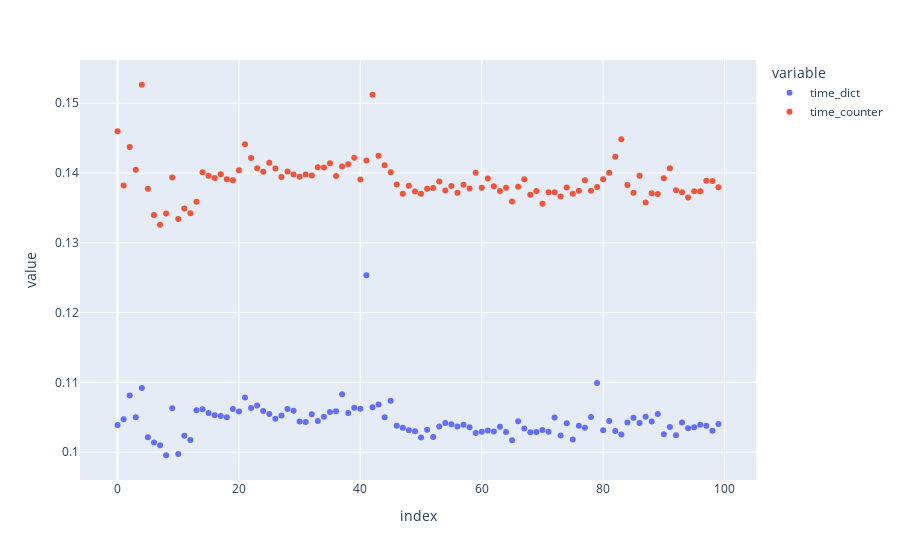

The notebook cell this image was saved under:
### Code cell
import time
from collections import Counter 
import pandas as pd


def counter():
    # Download Shakespear artwork
    time_dict = []
    time_counter = []
    for i in range(100):
        start_time = time.time()
        with open('shakespeare.txt', 'r') as f:
            text = f.read()
        word_count_dict = count_words_dict(text)
        start_time_2 = time.time()
        #print(time.time() - start_time_2)
        word_count_counter = count_words_counter(text)
        time_dict.append(float(time.time() - start_time_2))
        time_counter.append(float(start_time_2 - start_time))
        #print(word_count_dict)
        #rint(word_count_counter)
        
        #f"{word_count_dict}<br><br><br>     {word_count_counter}"
    print(time_dict)
    print(time_counter)
    print(np.mean(time_dict), np.std(time_dict))
    print(np.mean(time_counter), np.std(time_counter))
    df = pd.DataFrame({"time_dict":time_dict,"time_counter":time_counter})
    import plotly.express as px
    fig = px.scatter(df)
    fig.show()
    
def count_words_dict(text):
    word_count = {}
    for word in text.split():
        if word in word_count:
            word_count[word] += 1
        else:
            word_count[word] = 1
    return word_count

def count_words_counter(text):
    return Counter(text.split())

counter()

### Figure 1 — Plotly figure (JSON) as saved in the notebook; plotly's stock layout.template omitted (floating-point values rounded to 4 significant figures)
{"data": [{"hovertemplate": "variable=time_dict<br>index=%{x}<br>value=%{y}<extra></extra>", "legendgroup": "time_dict", "marker": {"color": "#636efa", "symbol": "circle"}, "mode": "markers", "name": "time_dict", "orientation": "v", "showlegend": true, "type": "scatter", "x": [0, 1, 2, 3, 4, 5, 6, 7, 8, 9, 10, 11, 12, 13, 14, 15, 16, 17, 18, 19, 20, 21, 22, 23, 24, 25, 26, 27, 28, 29, 30, 31, 32, 33, 34, 35, 36, 37, 38, 39, 40, 41, 42, 43, 44, 45, 46, 47, 48, 49, 50, 51, 52, 53, 54, 55, 56, 57, 58, 59, 60, 61, 62, 63, 64, 65, 66, 67, 68, 69, 70, 71, 72, 73, 74, 75, 76, 77, 78, 79, 80, 81, 82, 83, 84, 85, 86, 87, 88, 89, 90, 91, 92, 93, 94, 95, 96, 97, 98, 99], "xaxis": "x", "y": [0.1039, 0.1047, 0.1081, 0.105, 0.1092, 0.1021, 0.1014, 0.101, 0.09956, 0.1063, 0.09975, 0.1023, 0.1017, 0.106, 0.1061, 0.1056, 0.1053, 0.1052, 0.105, 0.1062, 0.1058, 0.1078, 0.1063, 0.1067, 0.1059, 0.1055, 0.1048, 0.1052, 0.1062, 0.1059, 0.1044, 0.1043, 0.1054, 0.1045, 0.1051, 0.1058, 0.1059, 0.1083, 0.1056, 0.1064, 0.1062, 0.1253, 0.1064, 0.1068, 0.105, 0.1074, 0.1038, 0.1035, 0.1031, 0.103, 0.1021, 0.1032, 0.1022, 0.1037, 0.1042, 0.104, 0.1037, 0.1039, 0.1036, 0.1027, 0.1029, 0.1031, 0.103, 0.1036, 0.1029, 0.1017, 0.1044, 0.1034, 0.1029, 0.1029, 0.1032, 0.1029, 0.105, 0.1024, 0.1041, 0.1018, 0.1038, 0.1035, 0.105, 0.1099, 0.1031, 0.1045, 0.103, 0.1025, 0.1042, 0.1049, 0.1042, 0.1051, 0.1044, 0.1055, 0.1026, 0.1036, 0.1024, 0.1042, 0.1034, 0.1036, 0.1039, 0.1038, 0.1031, 0.104], "yaxis": "y"}, {"hovertemplate": "variable=time_counter<br>index=%{x}<br>value=%{y}<extra></extra>", "legendgroup": "time_counter", "marker": {"color": "#EF553B", "symbol": "circle"}, "mode": "markers", "name": "time_counter", "orientation": "v", "showlegend": true, "type": "scatter", "x": [0, 1, 2, 3, 4, 5, 6, 7, 8, 9, 10, 11, 12, 13, 14, 15, 16, 17, 18, 19, 20, 21, 22, 23, 24, 25, 26, 27, 28, 29, 30, 31, 32, 33, 34, 35, 36, 37, 38, 39, 40, 41, 42, 43, 44, 45, 46, 47, 48, 49, 50, 51, 52, 53, 54, 55, 56, 57, 58, 59, 60, 61, 62, 63, 64, 65, 66, 67, 68, 69, 70, 71, 72, 73, 74, 75, 76, 77, 78, 79, 80, 81, 82, 83, 84, 85, 86, 87, 88, 89, 90, 91, 92, 93, 94, 95, 96, 97, 98, 99], "xaxis": "x", "y": [0.146, 0.1382, 0.1437, 0.1405, 0.1526, 0.1377, 0.134, 0.1326, 0.1342, 0.1393, 0.1334, 0.1349, 0.1342, 0.1359, 0.1401, 0.1396, 0.1393, 0.1398, 0.1391, 0.139, 0.1404, 0.1441, 0.1421, 0.1407, 0.1402, 0.1415, 0.1407, 0.1394, 0.1402, 0.1398, 0.1395, 0.1398, 0.1396, 0.1408, 0.1408, 0.1414, 0.1396, 0.1409, 0.1413, 0.1422, 0.1391, 0.1418, 0.1512, 0.1425, 0.1411, 0.1401, 0.1383, 0.137, 0.1382, 0.1373, 0.137, 0.1377, 0.1379, 0.1388, 0.1375, 0.1381, 0.1372, 0.1383, 0.1378, 0.14, 0.1379, 0.1392, 0.1381, 0.1374, 0.1379, 0.1359, 0.138, 0.1391, 0.1369, 0.1374, 0.1356, 0.1372, 0.1372, 0.1366, 0.1379, 0.137, 0.1374, 0.1389, 0.1374, 0.138, 0.1391, 0.14, 0.1423, 0.1448, 0.1383, 0.1372, 0.1396, 0.1358, 0.1371, 0.137, 0.1393, 0.1407, 0.1375, 0.1372, 0.1365, 0.1374, 0.1374, 0.1389, 0.1388, 0.1379], "yaxis": "y"}], "layout": {"legend": {"title": {"text": "variable"}, "tracegroupgap": 0}, "margin": {"t": 60}, "xaxis": {"anchor": "y", "domain": [0, 1], "title": {"text": "index"}}, "yaxis": {"anchor": "x", "domain": [0, 1], "title": {"text": "value"}}}}
